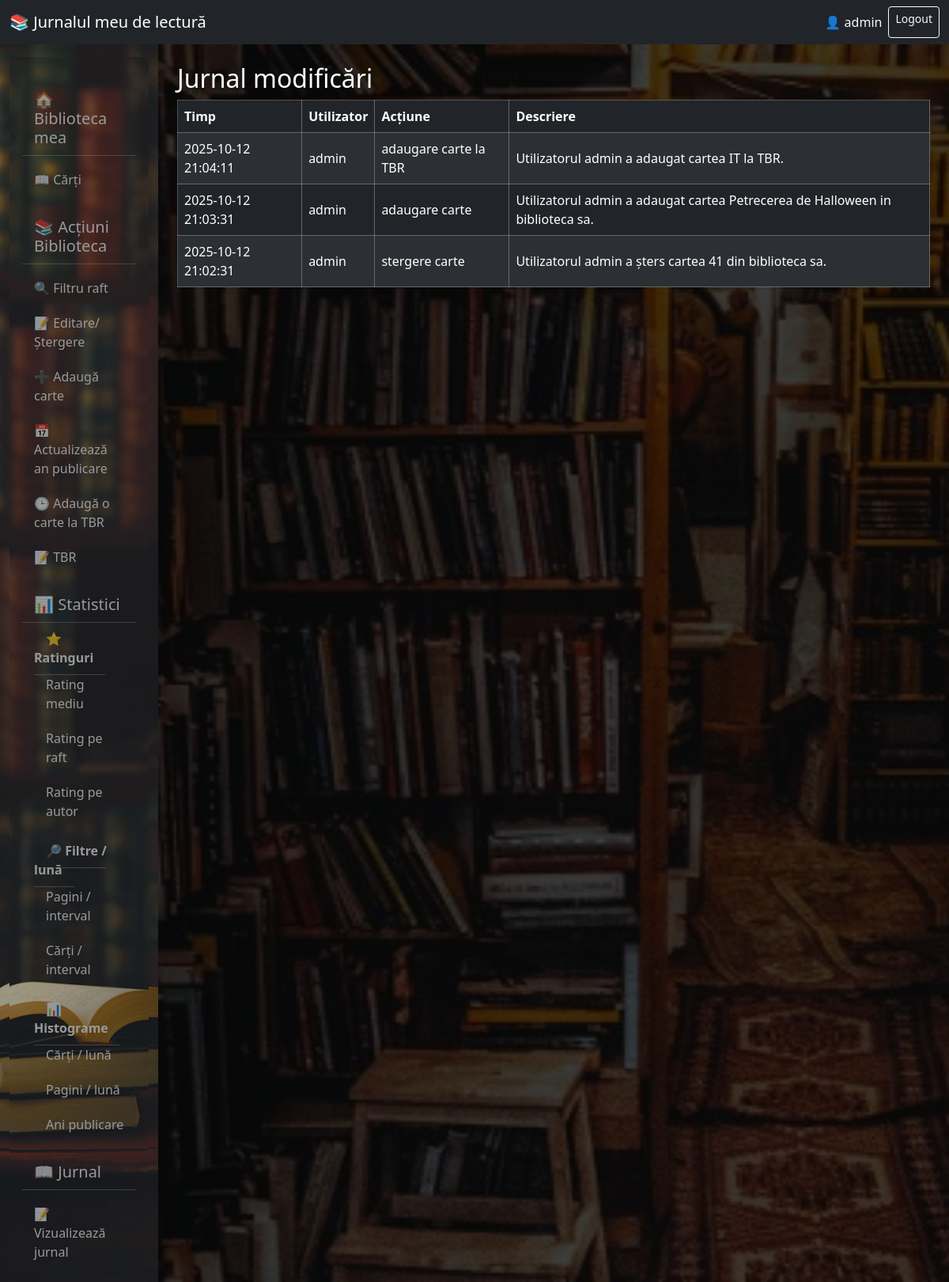
Screenshot of /jurnal (signed in) with the database file from the repository.
### tables this page shows
CREATE TABLE jurnal (
        id INTEGER PRIMARY KEY AUTOINCREMENT,
        timestamp TEXT DEFAULT (datetime('now')),
        utilizator TEXT,
        actiune TEXT,
        descriere TEXT
    );

### proiectfinal.py (the view)
@app.route('/jurnal')
def jurnal():
    conn = sqlite3.connect('biblioteca.db')
    cursor = conn.cursor()
    cursor.execute('SELECT timestamp, utilizator, actiune, descriere FROM jurnal ORDER BY timestamp DESC')
    intrari = cursor.fetchall()
    conn.close()
    return render_template('jurnal.html', intrari=intrari)

### proiectfinal.py (called while the page is built)
@app.before_request # functia se executa inainte de fiecare request
def verificare_autentificare():
    exceptii = ['login', 'static'] # lista cu numele endpointurilor care nu necesita autentificare
    if request.endpoint in exceptii:
        return
    if 'utilizator' not in session: # redirectioneaza catre pagina de login daca utilizatorul nu este autentificat
        return redirect(url_for('login'))

### templates/jurnal.html (shortened to what this page needs)
{% extends "base.html" %}
{% block content %}
<h2>Jurnal modificări</h2>
<table class="table table-striped table-dark">
  <thead>
    <tr>
      <th>Timp</th>
      <th>Utilizator</th>
      <th>Acțiune</th>
      <th>Descriere</th>
    </tr>
  </thead>
  <tbody>
    {% for intrare in intrari %}
    <tr>
      <td>{{ intrare[0] }}</td>
      <td>{{ intrare[1] }}</td>
      <td>{{ intrare[2] }}</td>
      <td>{{ intrare[3] }}</td>
    </tr>
    {% endfor %}
  </tbody>
</table>
{% endblock %}

### templates/base.html (style rules this page uses)
body { background-color: #f8f9fa; }
table { width: 100%; border-collapse: collapse; background-color: rgba(0, 0, 0, 0.5); color: white; }
th, td { padding: 0.75rem; border: 1px solid rgba(255, 255, 255, 0.3); vertical-align: middle; text-align: left; }

### rows the page displays
jurnal: timestamp "2025-10-12 21:04:11", utilizator "admin", actiune "adaugare carte la TBR", descriere "Utilizatorul admin a adaugat cartea IT la TBR."
jurnal: timestamp "2025-10-12 21:03:31", utilizator "admin", actiune "adaugare carte", descriere "Utilizatorul admin a adaugat cartea Petrecerea de Halloween in biblioteca sa."
jurnal: timestamp "2025-10-12 21:02:31", utilizator "admin", actiune "stergere carte", descriere "Utilizatorul admin a șters cartea 41 din biblioteca sa."

### other values shown
{{ session.utilizator }} "admin"
